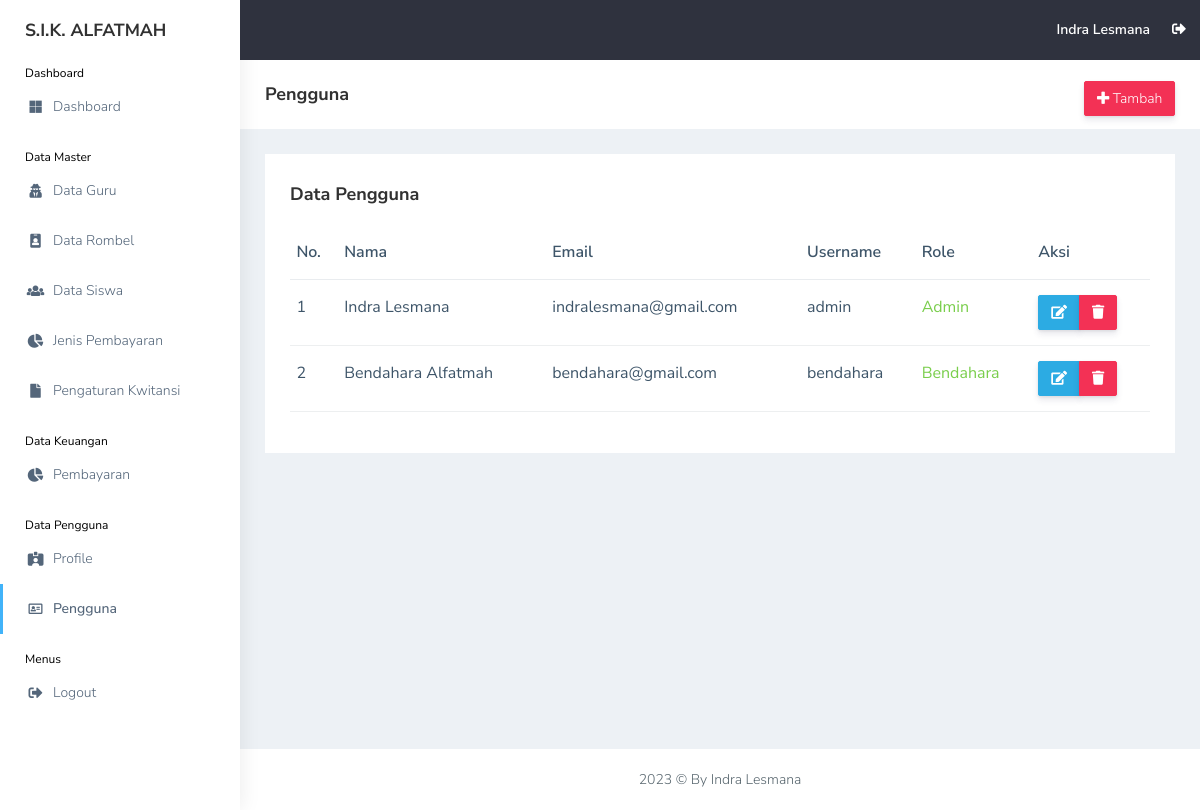
Before: /view_pengguna/pengguna.php (signed in) with the older database file.
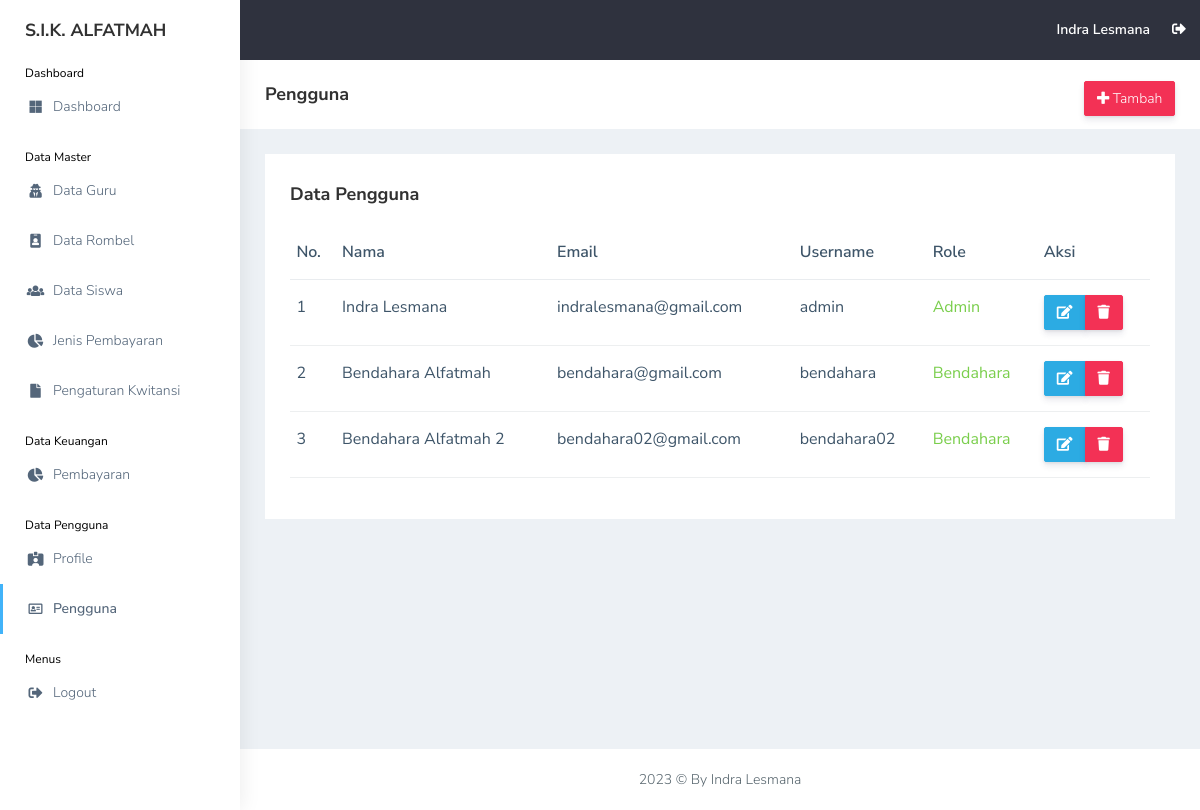
After: the same page with the newer database file.
### tables this page shows
CREATE TABLE `users` (
  `id_user` int(11) NOT NULL,
  `nama` varchar(255) NOT NULL,
  `username` varchar(255) NOT NULL,
  `email` varchar(255) NOT NULL,
  `password` varchar(255) NOT NULL,
  `image` varchar(255) NOT NULL,
  `role_id` int(11) NOT NULL,
  `date_created` date NOT NULL,
  `is_active` int(11) NOT NULL
);

CREATE TABLE `users_role` (
  `id_role` int(11) NOT NULL,
  `role` varchar(255) NOT NULL
);

### functions.php (called while the page is built, shortened)
<?php
$conn = mysqli_connect("localhost", "root", "", "db_sika");
function query($query)
{
    global $conn;
    $result = mysqli_query($conn, $query);
    $rows = [];
    while ($row = mysqli_fetch_assoc($result)) {
        $rows[] = $row;
    }
    return $rows;
}

### view_pengguna/pengguna.php (the view, shortened to what this page needs)
<?php
include "../templates/header.php";
$users = query(
    "SELECT * FROM users
    INNER JOIN users_role ON users.role_id = users_role.id_role"
);
?>
<div class="page-breadcrumb bg-white">
    <div class="row align-items-center">
        <div class="col-lg-3 col-md-4 col-sm-4 col-xs-12">
            <h4 class="page-title">Pengguna</h4>
        </div>
        <div class="col-lg-9 col-sm-8 col-md-8 col-xs-12">
            <div class="d-md-flex">
                <ol class="breadcrumb ms-auto">
                    <li><a href="pengguna_add.php"
                            class="btn btn-danger  d-none d-md-block pull-right ms-3 hidden-xs hidden-sm waves-effect waves-light text-white"><i
                                class="fas fa-plus"></i> Tambah</a>
                    </li>
                </ol>
            </div>
        </div>
    </div>
</div>
<div class="container-fluid">
    <div class="row">
        <div class="col-md-12 col-lg-12 col-sm-12">
            <div class="white-box">
                <div class="d-md-flex mb-3">
                    <h3 class="box-title mb-0">Data Pengguna</h3>
                </div>
                <div class="table-responsive">
                    <table class="table no-wrap">
                        <thead>
                            <tr>
                                <th class="border-top-0">No.</th>
                                <th class="border-top-0">Nama</th>
                                <th class="border-top-0">Email</th>
                                <th class="border-top-0">Username</th>
                                <th class="border-top-0">Role</th>
                                <th class="border-top-0">Aksi</th>
                            </tr>
                        </thead>
                        <tbody>
                            <?php $i = 1; ?>
                            <?php foreach ($users as $u): ?>
                                <tr>
                                    <td>
                                        <?= $i; ?>
                                    </td>
                                    <td class="txt-oflo">
                                        <?= $u["nama"]; ?>
                                    </td>
                                    <td>
                                        <?= $u["email"]; ?>
                                    </td>
                                    <td class="txt-oflo">
                                        <?= $u["username"]; ?>
                                    </td>
                                    <td><span class="text-success">
                                            <?= $u["role"]; ?>
                                        </span></td>
                                    <td>
                                        <div class="btn-group btn-group-toggle" data-toggle="buttons">
                                            <a href="pengguna_edit.php?id_user=<?= $u["id_user"] ?>"
                                                class="btn btn-info text-white"><i class="fas fa-edit"></i></a>
                                            <a href="pengguna_delete.php?id_user=<?= $u["id_user"] ?>"
                                                class="btn btn-danger text-white"
                                                onclick="return confirm('Yakin ingin menghapus <?= $u['nama']; ?>?');"><i
                                                    class="fas fa-trash"></i></a>
                                        </div>
                                    </td>
                                </tr>
                                <?php $i++; ?>
                            <?php endforeach; ?>
                        </tbody>
                    </table>
                </div>
            </div>
        </div>
    </div>
</div>
<?php
include "../templates/footer.php";
?>

### templates/topbar.php (shortened to what this page needs)
<header class="topbar" data-navbarbg="skin5">
    <nav class="navbar top-navbar navbar-expand-md navbar-dark">
        <div class="navbar-header" data-logobg="skin6">
            <a class="navbar-brand" href="#">
                <b class="logo-text text-dark">
                    S.I.K. ALFATMAH
                </b>
            </a>
        </div>
        <div class="navbar-collapse collapse" id="navbarSupportedContent" data-navbarbg="skin5">
            <ul class="navbar-nav ms-auto d-flex align-items-center">
                <li>
                    <a class="profile-pic" href="../view_pengguna/profile.php"><span class="text-white font-medium">
                            <?= $user["nama"]; ?>
                        </span></a>
                </li>
                <li><a href="../logout.php" class="mr-5 profile-pic"><i class="fas fa-sign-out-alt"
                            onclick="return confirm('Yakin ingin keluar dari aplikasi?');"></i></a></li>
            </ul>
        </div>
    </nav>
</header>

Changed rows visible on the page:
added users: nama "Bendahara Alfatmah 2", email "bendahara02@gmail.com", username "bendahara02", users_role.role "Bendahara"
